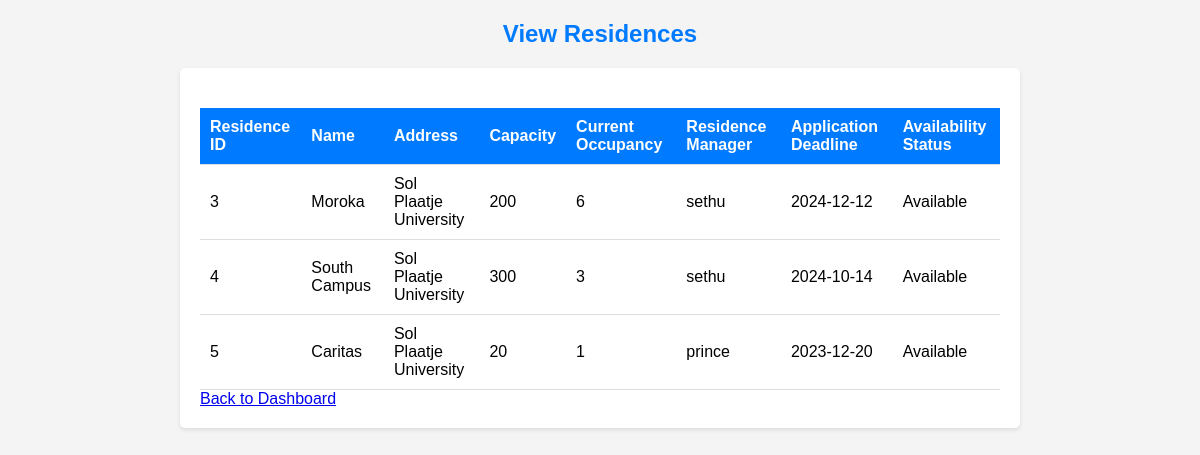
Page /view_residence.php (signed in) on the committed database.
### tables this page shows
CREATE TABLE IF NOT EXISTS `residence` (
  `Residence_ID` int NOT NULL AUTO_INCREMENT,
  `Name` varchar(255) DEFAULT NULL,
  `Address` varchar(255) DEFAULT NULL,
  `Capacity` int DEFAULT NULL,
  `Current_Occupancy` int DEFAULT NULL,
  `Residence_Manager` varchar(255) DEFAULT NULL,
  `Application_Deadline` date DEFAULT NULL,
  `Availability_Status` varchar(255) DEFAULT NULL,
  PRIMARY KEY (`Residence_ID`)
);

### view_residence.php (the view, shortened to what this page needs)
<?php
require('db.php');
$residence_query = "SELECT * FROM residence";
$residence_result = mysqli_query($conn, $residence_query);
if (mysqli_num_rows($residence_result) > 0) {
    $table_html = '<table>
                    <thead>
                        <tr>
                            <th>Residence ID</th>
                            <th>Name</th>
                            <th>Address</th>
                            <th>Capacity</th>
                            <th>Current Occupancy</th>
                            <th>Residence Manager</th>
                            <th>Application Deadline</th>
                            <th>Availability Status</th>
                        </tr>
                    </thead>
                    <tbody>';
    while ($row = mysqli_fetch_assoc($residence_result)) {
        $count_students_sql = "SELECT COUNT(*) AS student_count FROM room WHERE Residence_ID = " . $row['Residence_ID'];
        $count_students_result = mysqli_query($conn, $count_students_sql);
        if ($count_students_result) {
            $count_row = mysqli_fetch_assoc($count_students_result);
            $current_occupancy = $count_row['student_count'];
        } else {
            echo "Error: " . mysqli_error($conn);
            exit();
        }
        $table_html .= '<tr>
                            <td>' . $row['Residence_ID'] . '</td>
                            <td>' . $row['Name'] . '</td>
                            <td>' . $row['Address'] . '</td>
                            <td>' . $row['Capacity'] . '</td>
                            <td>' . $current_occupancy . '</td>
                            <td>' . $row['Residence_Manager'] . '</td>
                            <td>' . $row['Application_Deadline'] . '</td>
                            <td>' . $row['Availability_Status'] . '</td>
                        </tr>';
    }
    $table_html .= '</tbody></table>';
} else {
    $table_html = '<p>No residences found in the database.</p>';
}
?>
<!DOCTYPE html>
<html lang="en">
<head>
</head>
<body>
    <h2>View Residences</h2>
    <div class="container">
        <?php echo $table_html; ?>
        <a href="admin.php">Back to Dashboard</a>
    </div>
</body>
</html>

### view_residence.php (style rules this page uses)
body { font-family: Arial, sans-serif; background-color: #f4f4f4; margin: 0; padding: 0; }
h2 { text-align: center; color: #007BFF; }
.container { max-width: 800px; margin: 20px auto; background-color: #fff; padding: 20px; border-radius: 5px; box-shadow: 0 2px 4px rgba(0, 0, 0, 0.1); }
table { width: 100%; border-collapse: collapse; margin-top: 20px; }
table th, table td { padding: 10px; text-align: left; border-bottom: 1px solid #ddd; }
table th { background-color: #007BFF; color: #fff; }

### rows in the picture
residence: Residence_ID "3", Name "Moroka", Address "Sol Plaatje University", Capacity "200", Residence_Manager "sethu", Application_Deadline "2024-12-12", Availability_Status "Available"
residence: Residence_ID "4", Name "South Campus", Address "Sol Plaatje University", Capacity "300", Residence_Manager "sethu", Application_Deadline "2024-10-14", Availability_Status "Available"
residence: Residence_ID "5", Name "Caritas", Address "Sol Plaatje University", Capacity "20", Residence_Manager "prince", Application_Deadline "2023-12-20", Availability_Status "Available"

### other values in the picture
$current_occupancy "6 3 1"
